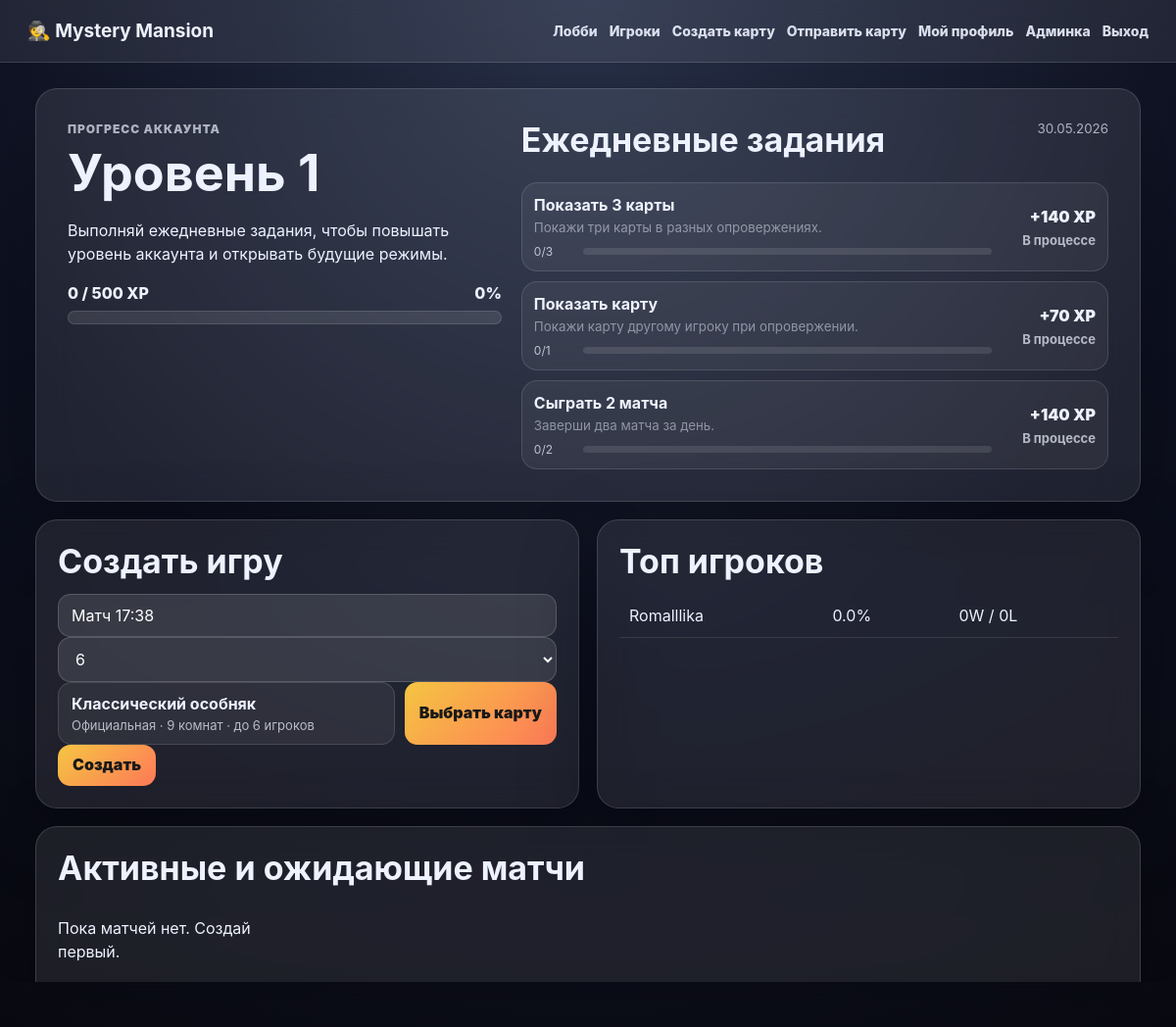
Page /lobby.php (signed in) on the committed database.
### tables this page shows
CREATE TABLE `users` (
  `id` int NOT NULL,
  `username` varchar(40) NOT NULL,
  `role` enum('player','moderator','admin') NOT NULL DEFAULT 'player',
  `password_hash` varchar(255) NOT NULL,
  `wins` int NOT NULL DEFAULT '0',
  `losses` int NOT NULL DEFAULT '0',
  `surrenders` int NOT NULL DEFAULT '0',
  `wrong_accusations` int NOT NULL DEFAULT '0',
  `warnings_count` int NOT NULL DEFAULT '0',
  `create_blocked_until` datetime DEFAULT NULL,
  `game_banned_until` datetime DEFAULT NULL,
  `games_played` int NOT NULL DEFAULT '0',
  `created_at` timestamp NULL DEFAULT CURRENT_TIMESTAMP,
  `last_seen_at` datetime DEFAULT NULL,
  `create_ban_permanent` tinyint(1) NOT NULL DEFAULT '0',
  `game_ban_permanent` tinyint(1) NOT NULL DEFAULT '0',
  `account_xp` int NOT NULL DEFAULT '0'
);

CREATE TABLE `user_daily_tasks` (
  `id` int NOT NULL,
  `user_id` int NOT NULL,
  `task_key` varchar(80) NOT NULL,
  `task_date` date NOT NULL,
  `progress` int NOT NULL DEFAULT '0',
  `target` int NOT NULL DEFAULT '1',
  `xp_reward` int NOT NULL DEFAULT '50',
  `is_claimed` tinyint(1) NOT NULL DEFAULT '0',
  `created_at` timestamp NULL DEFAULT CURRENT_TIMESTAMP,
  `completed_at` datetime DEFAULT NULL,
  `claimed_at` datetime DEFAULT NULL
);

CREATE TABLE `map_settings` (
  `id` int NOT NULL,
  `map_id` varchar(100) NOT NULL,
  `title` varchar(255) DEFAULT NULL,
  `enabled` tinyint(1) NOT NULL DEFAULT '1',
  `category` enum('official','community','event','testing','archived') NOT NULL DEFAULT 'official',
  `visibility` enum('public','staff','private') NOT NULL DEFAULT 'public',
  `sort_order` int NOT NULL DEFAULT '100',
  `created_by_user_id` int DEFAULT NULL,
  `event_starts_at` datetime DEFAULT NULL,
  `event_ends_at` datetime DEFAULT NULL,
  `notes` text,
  `created_at` timestamp NULL DEFAULT CURRENT_TIMESTAMP,
  `updated_at` timestamp NULL DEFAULT CURRENT_TIMESTAMP ON UPDATE CURRENT_TIMESTAMP
);

### lobby.php (the view, shortened to what the rows shown need)
<?php require 'includes/config.php';
require 'includes/progression.php';
$uid = current_user_id();
$accountXp = get_user_account_xp((int) $uid);
$levelProgress = account_level_progress($accountXp);
$dailyTasks = get_daily_tasks((int) $uid);
$maps = selectable_maps_for_user((int) $uid);
$selectedMap = reset($maps) ?: null;
$leaders = db()->query("SELECT username,wins,losses,games_played,ROUND(IF(games_played=0,0,wins/games_played*100),1) wr FROM users ORDER BY wr DESC,wins DESC LIMIT 10")->fetchAll();
?>
<!doctype html>
<html lang="ru">
<head>
    <link rel="stylesheet" href="assets/style.css">
</head>
<body>
    <main class="layout">
        <section class="panel hero tasks-hero">
            <div class="tasks-hero-main">
                <p class="muted-label">Прогресс аккаунта</p>
                <h1>Уровень <?= (int) $levelProgress['level'] ?></h1>
                <p>Выполняй ежедневные задания, чтобы повышать уровень аккаунта и открывать будущие режимы.</p>
                <div class="level-progress">
                    <div class="level-progress-top">
                        <span><?= (int) $levelProgress['into_level'] ?> / <?= (int) $levelProgress['needed_for_next'] ?>
                            XP</span>
                        <span><?= (int) $levelProgress['percent'] ?>%</span>
                    </div>
                    <div class="level-progress-bar">
                    </div>
                </div>
            </div>
            <div class="daily-tasks">
                <div class="section-head">
                    <h2>Ежедневные задания</h2>
                </div>
                <?php foreach ($dailyTasks as $task): ?>
                    <?php
                    $progress = (int) $task['progress'];
                    $target = (int) $task['target'];
                    $done = $progress >= $target;
                    $claimed = (int) $task['is_claimed'] === 1;
                    ?>
                    <article class="daily-task-card <?= $done ? 'task-complete' : '' ?>">
                        <div class="daily-task-info">
                            <strong><?= h($task['title']) ?></strong>
                            <small><?= h($task['description']) ?></small>
                            <div class="task-mini-progress">
                                <span><?= $progress ?>/<?= $target ?></span>
                                <div>
                                </div>
                            </div>
                        </div>
                        <div class="daily-task-reward">
                            <span>+<?= (int) $task['xp_reward'] ?> XP</span>
                            <?php if ($claimed): ?>
                                <b>Получено</b>
                            <?php else: ?>
                                <b>В процессе</b>
                            <?php endif; ?>
                        </div>
                    </article>
                <?php endforeach; ?>
            </div>
        </section>
        <section class="grid2">
            <div class="panel">
                <h2>Создать игру</h2>
                <form action="create_game.php" method="post" class="create">
                    <div class="map-picker-field">
                        <div class="selected-map-card" id="selectedMapCard">
                            <?php if ($selectedMap): ?>
                                <strong id="selectedMapTitle"><?= h($selectedMap['title']) ?></strong>
                                <span id="selectedMapMeta">
                                    <?= h($selectedMap['category_label']) ?> ·
                                    <?= (int) $selectedMap['meta']['rooms_count'] ?> комнат ·
                                    до <?= (int) $selectedMap['meta']['players_count'] ?> игроков
                                </span>
                            <?php else: ?>
                                <strong id="selectedMapTitle">Нет доступных карт</strong>
                                <span id="selectedMapMeta">Администратор должен включить хотя бы одну карту.</span>
                            <?php endif; ?>
                        </div>
                    </div>
                </form>
            </div>
            <div class="panel">
                <h2>Топ игроков</h2>
                <table><?php foreach ($leaders as $l): ?>
                        <tr>
                            <td><?= h($l['username']) ?></td>
                            <td><?= $l['wr'] ?>%</td>
                            <td><?= $l['wins'] ?>W / <?= $l['losses'] ?>L</td>
                        </tr><?php endforeach; ?>
                </table>
            </div>
        </section>
        <section class="panel">
            <h2>Активные и ожидающие матчи</h2>
        </section>
    </main>
</body>
</html>

### rows in the picture
users: account_xp "1", account_xp "0", account_xp "500", username "Romalllika", wr "0.0", wins "0", losses "0"
user_daily_tasks: title "Показать 3 карты", description "Покажи три карты в разных опровержениях.", progress "0", target "3", xp_reward "140", is_claimed "В процессе"
user_daily_tasks: title "Показать карту", description "Покажи карту другому игроку при опровержении.", progress "0", target "1", xp_reward "70", is_claimed "В процессе"
user_daily_tasks: title "Сыграть 2 матча", description "Заверши два матча за день.", progress "0", target "2", xp_reward "140", is_claimed "В процессе"
map_settings: title "Классический особняк"

### other values in the picture
$selectedMap['category_label'] "Официальная"
$selectedMap['meta']['rooms_count'] "9"
$selectedMap['meta']['players_count'] "6"
